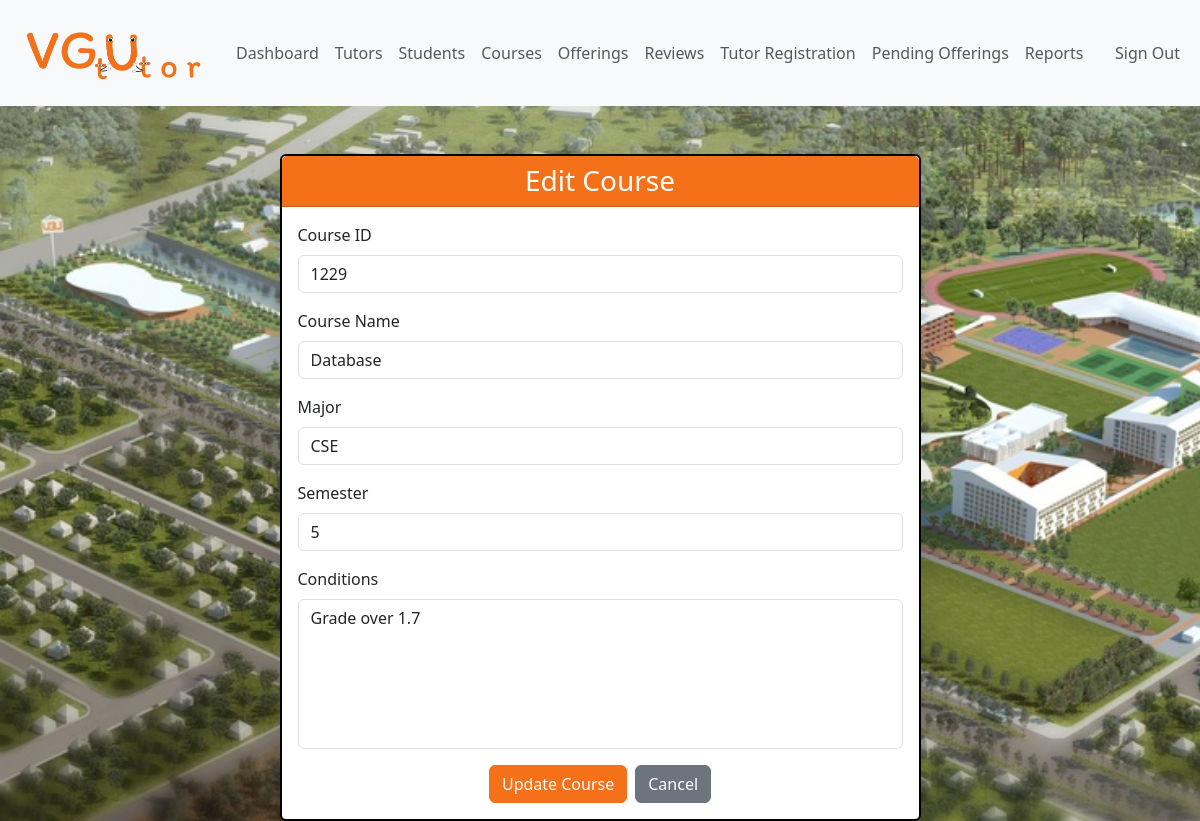
Screenshot of /admin/course_processing/editCourse.php?courseid=1229 (signed in) with the database file from the repository.
### tables this page shows
CREATE TABLE `course` (
  `courseid` int(11) NOT NULL,
  `course_name` varchar(50) DEFAULT NULL,
  `major` varchar(3) DEFAULT NULL,
  `semester` int(11) DEFAULT NULL,
  `cond` varchar(1000) DEFAULT NULL
);

### admin/data/course.php (called while the page is built, shortened)
<?php
    function getCourse($conn, $courseid) {
        $sql = "SELECT * FROM course WHERE courseid = ?";
        $stmt = $conn->prepare($sql);
        $stmt->execute([$courseid]);
        return $stmt->fetch(PDO::FETCH_ASSOC);
    }
?>

### admin/course_processing/editCourse.php (the view, shortened to what this page needs)
<?php
include "../../DB_connection.php";
include "../data/course.php";
$courseid = $_GET['courseid'];
$course = getCourse($conn, $courseid);
?>
<!DOCTYPE html>
<html lang="en">
<head>
    <link rel="stylesheet" href="https://cdn.jsdelivr.net/npm/bootstrap@5.3.6/dist/css/bootstrap.min.css">
    <link rel="stylesheet" href="../../css/style.css">
</head>
<body class="body-home">
    <?php include "../inc/navbar.php"; ?>
    <div class="container mt-5">
        <div class="row justify-content-center">
            <div class="col-md-7">
                <div class="card shadow-lg" style="border: 2px solid #000;">
                    <div class="card-header text-white text-center" style="background-color: #f47119;">
                        <h3 class="mb-0">Edit Course</h3>
                    </div>
                    <div class="card-body">
                        <form method="post">
                            <div class="mb-3">
                                <label class="form-label">Course ID</label>
                                <input type="text" class="form-control" value="<?= htmlspecialchars($course['courseid']) ?>" readonly>
                            </div>
                            <div class="mb-3">
                                <label class="form-label">Course Name</label>
                                <input type="text" name="course_name" class="form-control" value="<?= htmlspecialchars($_POST['course_name'] ?? $course['course_name'] ?? '') ?>" required>
                            </div>
                            <div class="mb-3">
                                <label class="form-label">Major</label>
                                <input type="text" name="major" class="form-control" value="<?= htmlspecialchars($_POST['major'] ?? $course['major'] ?? '') ?>" required>
                            </div>
                            <div class="mb-3">
                                <label class="form-label">Semester</label>
                                <input type="text" name="semester" class="form-control" value="<?= htmlspecialchars($_POST['semester'] ?? $course['semester'] ?? '') ?>" required>
                            </div>
                            <div class="mb-3">
                                <label class="form-label">Conditions</label>
                                <textarea name="cond" class="form-control" rows="4" required><?= htmlspecialchars($_POST['cond'] ?? $course['cond'] ?? '') ?></textarea>
                            </div>
                            <div class="d-flex justify-content-center">
                                <button type="submit" class="btn btn-primary" style="background-color: #f47119; border-color: #f47119;">Update Course</button>
                                <a href="course.php" class="btn btn-secondary ms-2">Cancel</a>
                            </div>
                        </form>
                    </div>
                </div>
            </div>
        </div>
    </div>
</body>
</html>

### css/style.css (style rules this page uses)
.body-home, .body-login { background: url(../img/NewCampus.jpg); background-size: cover; background-attachment: fixed; }
textarea { resize: none; width: 100%; height: 150px; }

### rows the page displays
course: courseid "1229", course_name "Database", major "CSE", semester "5", cond "Grade over 1.7"
